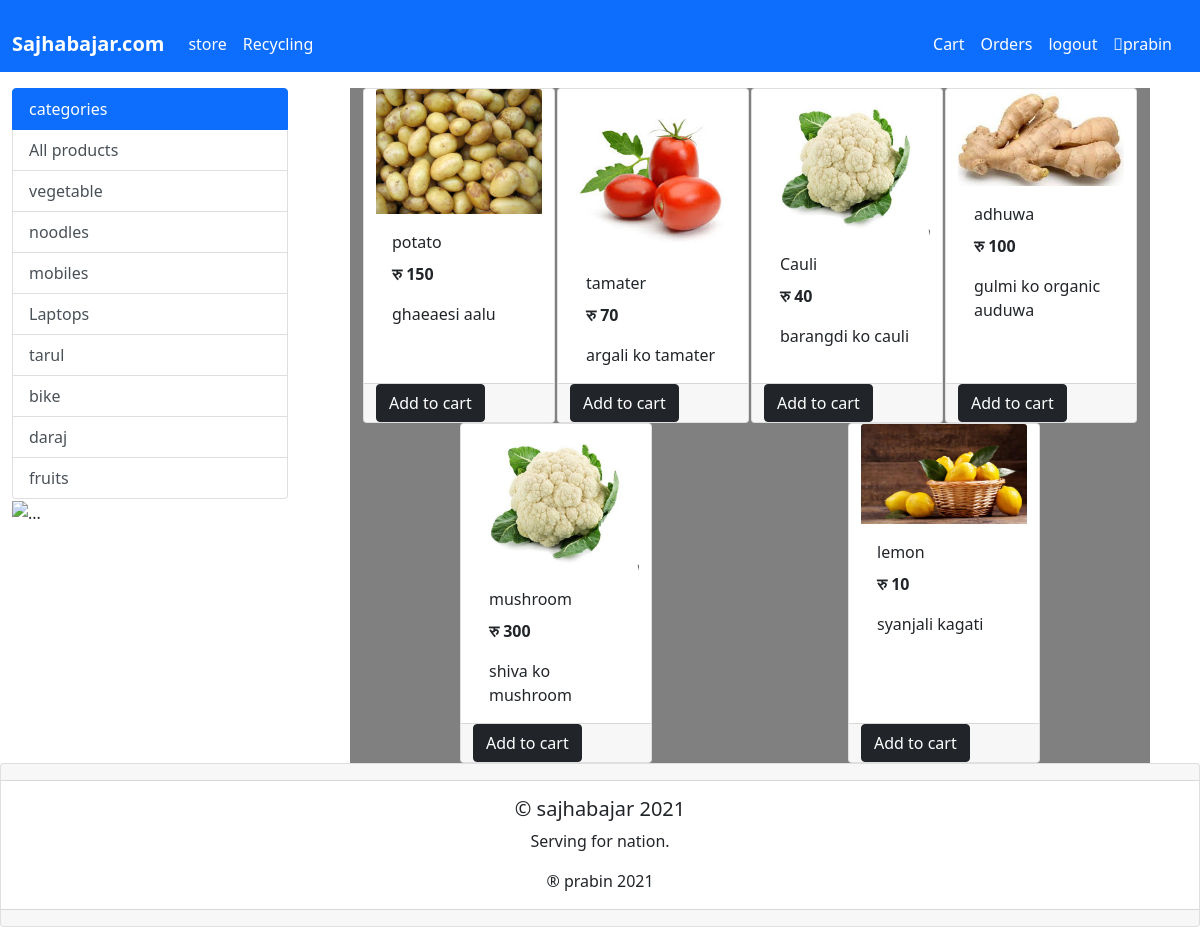
The app's page /?category=1 (signed in) with its own data.
### store/models/category.py (models this page shows, shortened)
class Category(models.Model):
    name=models.CharField(max_length=20)
    @staticmethod
    def get_all_categories():
        return Category.objects.all()

### store/models/product.py (models this page shows, shortened)
class Product(models.Model):
    name=models.CharField(max_length=200)
    price = models.IntegerField()
    category=models.ForeignKey(Category,on_delete=models.CASCADE ,default=1)
    discription = models.CharField(max_length=300)
    image = models.ImageField(upload_to="uploads/products/")
    @staticmethod
    def get_all_products_by_id(category_id):
        if category_id:
            return Product.objects.filter(category= category_id)
        else:
            return Product.objects.all()

### store/views/home_views.py (the view, shortened to what this page needs)
# urls.py: path('', Index.as_view(), name="homepage"),
class Index(View):
    def get(self, request):
        products = None
        cart=request.session.get("cart")
        if not cart:
            request.session.cart={}
        categories = Category.get_all_categories()
        messages = Message.get_all_message()
        categoryID = request.GET.get('category')
        if categoryID:
            products = Product.get_all_products_by_id(categoryID)
        else:
            products = Product.get_all_products()
        welcome = str(request.session.get('name'))
        data = {}
        data['products'] = products
        data['categories'] = categories
        data['messages'] = messages
        data['name'] = name
        data['welcome'] = welcome
        print("your pnone is " + str(request.session.get("phone")))
        print("your id is " + str(request.session.get("id")))
        print("your id is " + str(request.session.get("name")))
        return render(request, 'home.html', data)

### store/models/message.py (called while the page is built)
    @staticmethod
    def get_all_message():
        return Message.objects.all()

### store/templatetags/cart.py (called while the page is built)
@register.filter(name='is_in_cart')
def is_in_cart(product, cart):
   keys= cart.keys()
   for id in keys:
      if int(id) == product.id:
         return True
   return False

### store/templatetags/custom.py (called while the page is built)
@register.filter(name='currency')
def currency(number):
   return "रु "+str(number)

### store/templates/home.html (shortened to what this page needs)
{% extends 'base.html'%}
{% block content %}
{% load cart %}
{%load custom%}
<div class="container-fluid mt-3">
   <div class="row">
       <div class ='col-lg-3 mx-100'>
           <ul class="list-group">
            <li class="list-group-item active">categories</li>
            <a href="/" class="list-group-item
                list-group-item-action">All products</a>
               {%for category in categories %}
                <a href="/?category={{category.id}}" class="list-group-item
                list-group-item-action">{{category.name}}</a>
              {% endfor %}
           </ul>
                <div>
                    <img src="{{message.sale_image.url}}" class="img" alt="...">
                </div>
       </div>
       <div id ='products 'class='col-lg-8 mx-auto' style="background-color:grey;" >
         <div class="row mx-auto">
              {% for product in products %}
              <div class="card mx-auto " id='{{product.id}}'style="width: 12rem;,length: 15rem;">
                  <img src="{{product.image.url}}" class="card-img-top" alt="...">
                  <div class="card-body">
                     <p class="card-title">{{product.name}}</p>
                     <p class="card-text"><b>{{product.price|currency}}</b></p>
                     <p class="card-text">{{product.discription}}</p>
                       </div>
                       <div class="card-footer p-0 row no-gutters">
                        {% if product|is_in_cart:request.session.cart%}
                        <form action="/#{{product.id}}" class="mx-auto" method="POST">
                          {% csrf_token %}
                           <input hidden type="text" name='product_id' class='mx-auto'value='{{product.id}}'>
                           <input hidden type="text" name='remove' class='mx-auto'value='True'>
                           <input  type='submit' value="subtract" class ="mx-auto btn btn-block btn-primary">
                           </form>
                          <div class="text-centre mx auto">{{product|cart_quantity:request.session.cart}} in cart</div>
                          <form action="/#{{product.id}}" class="mx-auto" method="POST">
                           {% csrf_token %}
                            <input hidden type="text" name='product_id'class='mx-auto' value='{{product.id}}'>
                            <input  type='submit' value="Addition" class ="mx-auto btn btn-block btn-primary">
                            </form>
                       {% else %}
                            <form action="/#{{product.id}}" method="POST">
                             <input  type='submit' class="btn btn-dark" value="Add to cart">
                            </form>
                       {%endif%}
                      </div>
              </div>
            {% endfor %}
           </div>
     </div>
   </div>
 </div>
   {%endblock%}

### records on screen
Category: name "vegetable"
Category: name "noodles"
Category: name "mobiles"
Category: name "Laptops"
Category: name "tarul"
Category: name "bike"
Category: name "daraj"
Category: name "fruits"
Product: image (picture), name "potato", price "रु 150", discription "ghaeaesi aalu"
Product: image (picture), name "tamater", price "रु 70", discription "argali ko tamater"
Product: image (picture), name "Cauli", price "रु 40", discription "barangdi ko cauli"
Product: image (picture), name "adhuwa", price "रु 100", discription "gulmi ko organic auduwa"
Product: image (picture), name "mushroom", price "रु 300", discription "shiva ko mushroom"
Product: image (picture), name "lemon", price "रु 10", discription "syanjali kagati"

### other values on screen
{{ request.session.name }} "prabin"
